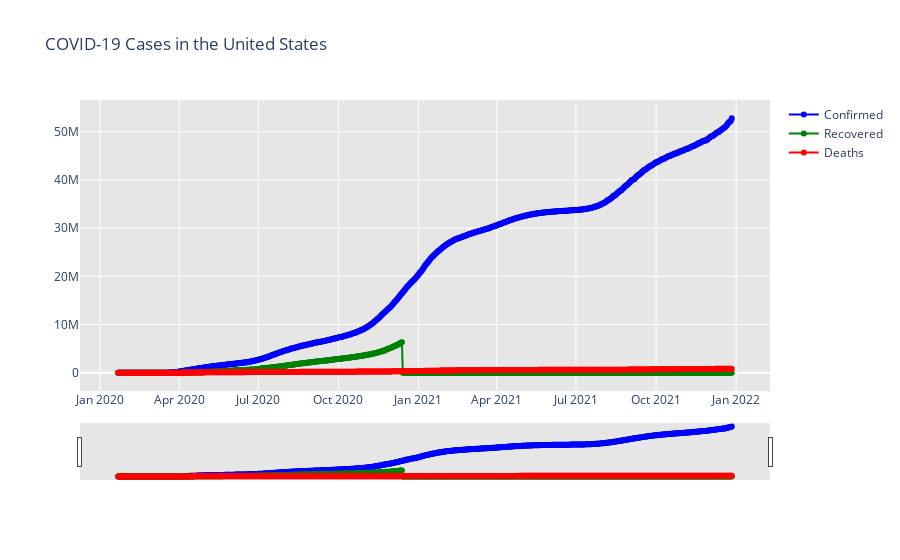

Notebook code cell kept with this figure:
### Markdown cell above
### USA

### Code cell
fig = go.Figure()
fig.add_trace(go.Scatter(x=ts_USA.index.date,
                         y=ts_USA["Confirmed"],
                         mode="lines+markers",
                         line_color="blue",
                         name="Confirmed"))

fig.add_trace(go.Scatter(x=ts_USA.index.date,
                         y=ts_USA["Recovered"],
                         mode="lines+markers",
                         line_color="green",
                         name="Recovered"))

fig.add_trace(go.Scatter(x=ts_USA.index.date,
                         y=ts_USA["Deaths"],
                         mode="lines+markers",
                         line_color="red",
                         name="Deaths"))

fig.update_layout(title_text="COVID-19 Cases in the United States", plot_bgcolor='rgb(230,230,230)')
fig.update_xaxes(rangeslider_visible=True)
fig.show()

### Figure 1 — Plotly figure (JSON) as saved in the notebook; plotly's stock layout.template omitted (floating-point values rounded to 4 significant figures; data arrays with more than 128 entries replaced by an {"elided": "..."} marker saying what was removed)
{"data": [{"line": {"color": "blue"}, "mode": "lines+markers", "name": "Confirmed", "type": "scatter", "x": {"elided": "706 str values"}, "y": {"elided": "706 int values"}}, {"line": {"color": "green"}, "mode": "lines+markers", "name": "Recovered", "type": "scatter", "x": {"elided": "706 str values"}, "y": {"elided": "706 int values"}}, {"line": {"color": "red"}, "mode": "lines+markers", "name": "Deaths", "type": "scatter", "x": {"elided": "706 str values"}, "y": {"elided": "706 int values"}}], "layout": {"plot_bgcolor": "rgb(230,230,230)", "title": {"text": "COVID-19 Cases in the United States"}, "xaxis": {"rangeslider": {"visible": true}}}}
